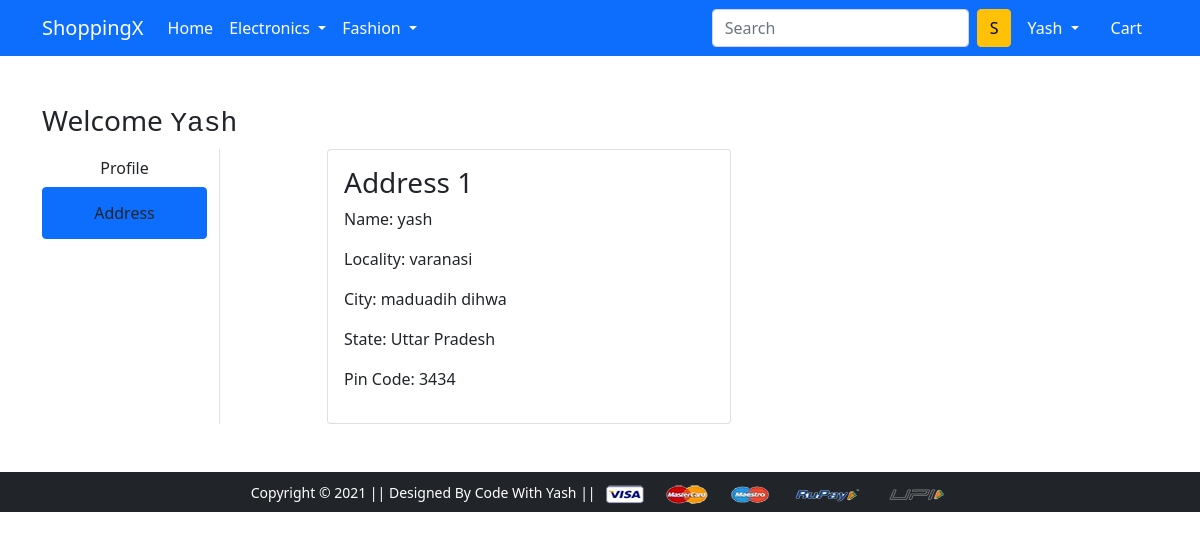
The page /address/ (signed in) on the database its author committed.
### app/models.py (models this page shows, shortened)
class Customer(models.Model):
    user = models.ForeignKey(User, on_delete=models.CASCADE)
    name = models.CharField(max_length=211)
    locality = models.CharField(max_length=211)
    city = models.CharField(max_length=51)
    zipcode = models.IntegerField()
    state = models.CharField(choices=STATE_CHOICES, max_length =50)

### app/views.py (the view)
# urls.py: path('address/', views.address, name='address'),
@login_required
def address(request):
    address = Customer.objects.filter(user=request.user)
    return render(request, 'app/address.html',{'add':address,"active":'btn-primary'})

### app/templates/app/address.html (shortened to what this page needs)
{% extends 'app/base.html' %}
{% load static %}
{% block main-content %}
<div class="container my-5">
 <div class="row">
 <h3>Welcome <samp class="text-capitalize">{{request.user}}</samp></h3>
  <div class="col-sm-2 border-end">
   <ul class="list-unstyled">
    <li class="d-grid"><a href="{% url 'profile' %}" class="btn ">Profile</a></li>
    <li class="d-grid btn {{active}}"><a href="{% url 'address' %}" class="btn">Address</a></li>
   </ul>
  </div>
  <div class="col-sm-9 offset-sm-1">
   <div class="row">
   {% for ad in add %}
    <div class="col-sm-6">
     <div class="card">
      <div class="card-body">
       <h3>Address {{forloop.counter}}</h3>
       <p>Name: {{ad.name}}</p>
       <p>Locality: {{ad.locality}}</p>
       <p>City: {{ad.city}}</p>
       <p>State: {{ad.state}}</p>
       <p>Pin Code: {{ad.zipcode}}</p>
      </div>
     </div>
    </div>
    {% endfor %}
   </div>
  </div>
 </div>
</div>
{% endblock main-content %}

### app/templates/app/base.html (shortened to what this page needs)
<!doctype html>
{% load static %}
<html lang="en">
<head>
  <link href="https://cdn.jsdelivr.net/npm/bootstrap@5.0.0-beta1/dist/css/bootstrap.min.css" rel="stylesheet"
>
  <link rel="stylesheet" href="{% static 'app/css/owl.carousel.min.css' %}">
  <link rel="stylesheet" href="{% static 'app/css/all.min.css' %}">
  <link rel="stylesheet" href="{% static 'app/css/style.css' %}">
</head>
<body>
  <nav class="navbar navbar-expand-lg navbar-dark bg-primary">
    <div class="container">
      <a class="navbar-brand" href="/">ShoppingX</a>
      <div class="collapse navbar-collapse" id="navbarSupportedContent">
        <ul class="navbar-nav me-auto mb-2 mb-lg-0">
          <li class="nav-item">
            <a class="nav-link active" aria-current="page" href="/">Home</a>
          </li>
          <li class="nav-item dropdown">
            <a class="nav-link dropdown-toggle text-white" href="#" id="electronicsDropdown" role="button"
              data-bs-toggle="dropdown" aria-expanded="false">
              Electronics
            </a>
          </li>
          <li class="nav-item dropdown">
            <a class="nav-link dropdown-toggle text-white" href="#" id="fashionDropdown" role="button"
              data-bs-toggle="dropdown" aria-expanded="false">
              Fashion
            </a>
          </li>
        </ul>
        <form class="d-flex">
          <input class="form-control me-2" type="search" placeholder="Search" aria-label="Search">
          <button class="btn btn-warning" type="submit">S</button>
        </form>
        <div>
        {% if request.user.is_authenticated %}
          <ul class="navbar-nav me-auto mb-2 mb-lg-0">
            <li class="nav-item dropdown mx-2">
              <a class="nav-link dropdown-toggle text-white" href="#" id="profileDropdown" role="button"
                data-bs-toggle="dropdown" aria-expanded="false">
                {{request.user.username|capfirst}}
              </a>
            </li>
            <li class="nav-item mx-2">
              <a href="{% url 'showcart' %}" class="nav-link text-white"> Cart
              </a>
            </li>
          </ul>
        {% endif %}
        </div>
      </div>
    </div>
  </nav>
  {% block main-content %} {% endblock main-content %}
  <footer class="container-fluid bg-dark text-center p-2 mt-5">
    <small class="text-white">Copyright &copy; 2021 || Designed By Code With Yash || </small>
    <img src="{% static 'app/images/payment.png' %}" alt="" srcset="" class="img-fluid" height="2px">
  </footer>
</body>
</html>

### rows shown on the page
Customer: name "yash", locality "varanasi", city "maduadih dihwa", state "Uttar Pradesh", zipcode "3434"

### other values the page prints
{{ request.user.username|capfirst }} "Yash"
{{ request.user }} "Yash"
